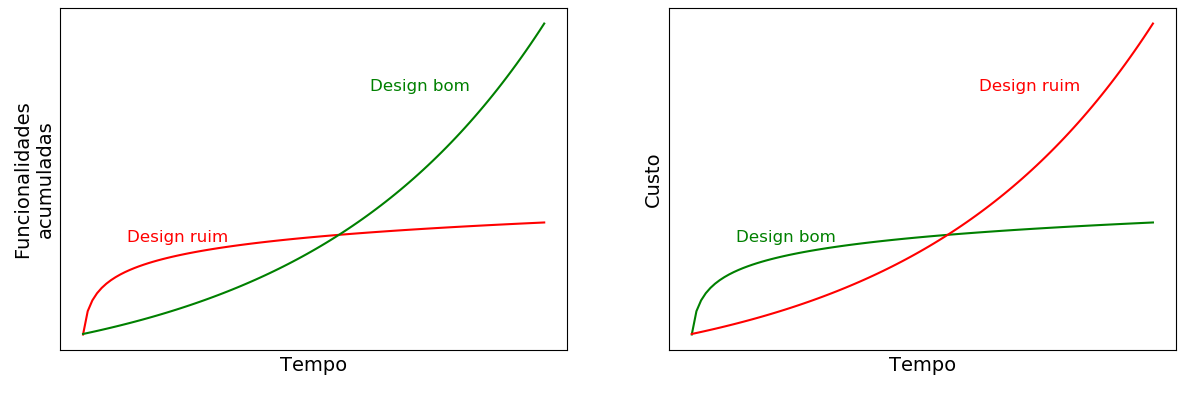

Here is the Python script that generated this plot:
import matplotlib.pyplot as plt
import numpy as np


class plot_log_exp:
    def __init__(self, tempo=2, pontos=100):
        self.tempo = tempo
        self.pontos = pontos
        self.tempo_array = np.linspace(0.01, self.tempo, self.pontos)
        self.log_array = np.log10(self.tempo_array) - np.log10(0.01)
        self.exp_array = np.exp(self.tempo_array) - 1

    def plot(self, ax, label_y='y', label_x='Tempo', cor_log='g',
             cor_exp='r', texto_log='log', texto_exp='exp', valores=False):
        # linhas do gráfico
        ax.plot(self.tempo_array, self.log_array, cor_log)
        ax.plot(self.tempo_array, self.exp_array, cor_exp)

        # títulos dos eixos
        ax.set_xlabel(label_x)
        ax.set_ylabel(label_y)
        ax.xaxis.label.set_size(14)
        ax.yaxis.label.set_size(14)

        # texto do gráfico
        # está hardcoded... ainda não achei uma forma de o texto se posicionar
        # automaticamente com base em algum critério matemático. Estes valores
        # funcionam bem se não forem alterados o input default de tempo
        ax.annotate(texto_log, (0.2, 1.9), color=cor_log, fontsize=12)
        ax.annotate(texto_exp, (1.25, 5), color=cor_exp, fontsize=12)

        if not valores:
            # remove ticks e tick labels
            ax.tick_params(axis='both', bottom=False, left=False,
                           labelbottom=False, labelleft=False)
        return ax


if __name__ == "__main__":
    fig, arr = plt.subplots(nrows=1, ncols=2, facecolor=(1, 1, 1),
                            figsize=(12, 4))

    plt.subplots_adjust(top=0.98,
                        bottom=0.125,
                        left=0.05,
                        right=0.98,
                        hspace=0.2,
                        wspace=0.2)

    plot_design = plot_log_exp()
    plot_custo = plot_log_exp()

    plot_design.plot(ax=arr[0], label_y='Funcionalidades\nacumuladas',
                     cor_log='r', cor_exp='g', texto_log='Design ruim',
                     texto_exp='Design bom')
    plot_custo.plot(ax=arr[1], label_y='Custo',
                    cor_log='g', cor_exp='r', texto_log='Design bom',
                    texto_exp='Design ruim')
    # plt.savefig('graficos_design.png')  # caso queira salvar
    plt.show()
